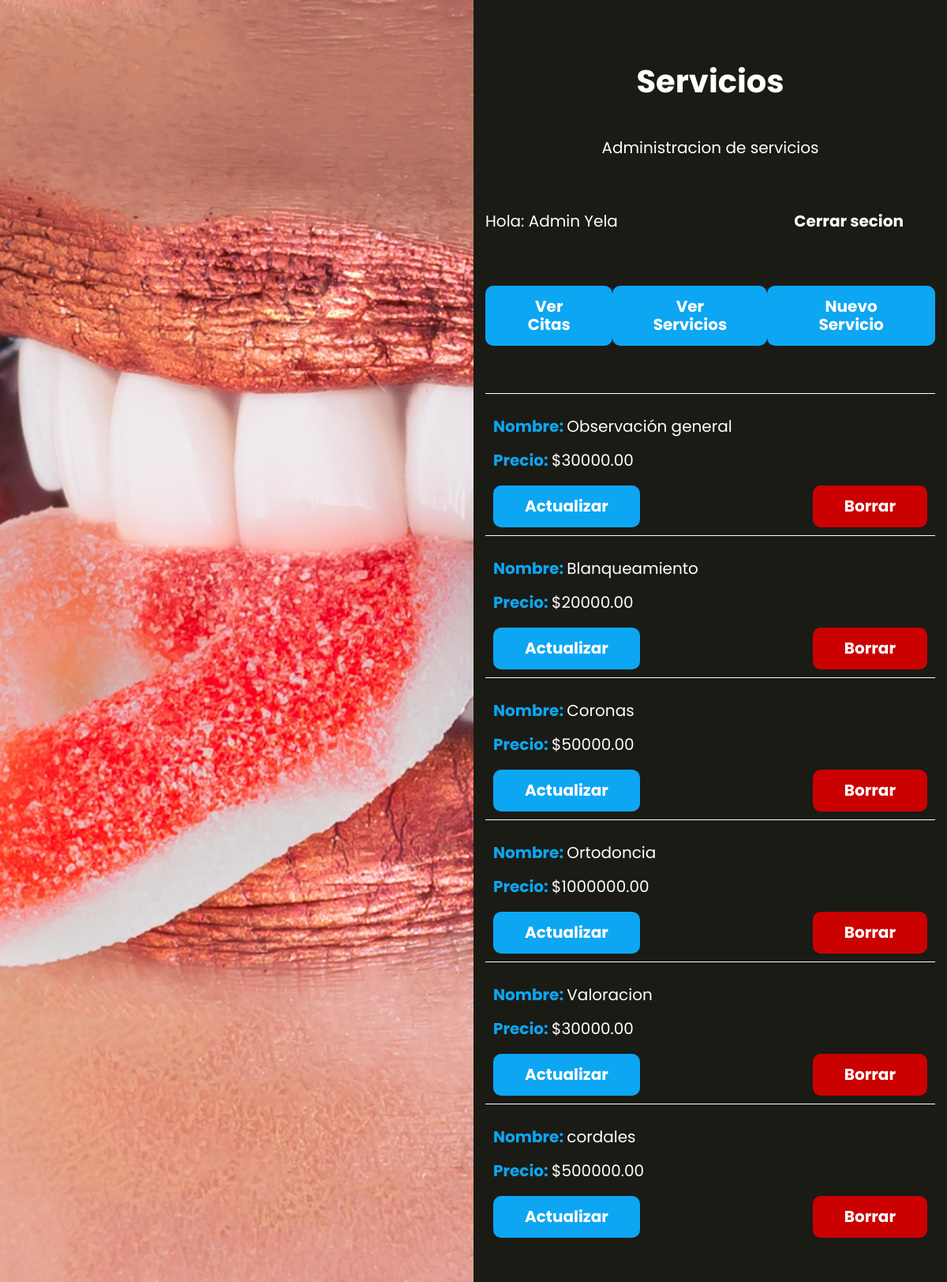
/servicios (signed in), run on the app's committed database.
### tables this page shows
CREATE TABLE `servicios` (
  `id` int NOT NULL AUTO_INCREMENT,
  `nombre` varchar(60) DEFAULT NULL,
  `precio` decimal(10,2) DEFAULT NULL,
  PRIMARY KEY (`id`)
);

### controllers/ServicioController.php (called while the page is built, shortened)
<?php
class ServicioController {
    public static function index(Router $router){
        $servicios = Servicio::all();
        $router->render('servicios/index', [
            'nombre' => $_SESSION['nombre'],
            'servicios' => $servicios
        ]);
    }
}

### public/index.php (called while the page is built, shortened)
<?php
$router = new Router();
$router->get('/', [LoginController::class, 'login']);
$router->post('/', [LoginController::class, 'login']);
$router->get('/logout', [LoginController::class, 'logout']);
$router->get('/olvide', [LoginController::class, 'olvide']);
$router->post('/olvide', [LoginController::class, 'olvide']);
$router->get('/recuperar', [LoginController::class, 'recuperar']);
$router->post('/recuperar', [LoginController::class, 'recuperar']);
$router->get('/crear-cuenta', [LoginController::class, 'crear']);
$router->post('/crear-cuenta', [LoginController::class, 'crear']);
$router->get('/confirmar-cuenta', [LoginController::class, 'confirmar']);
$router->get('/mensaje', [LoginController::class, 'mensaje']);
$router->get('/cita', [CitaController::class, 'index']);
$router->get('/cita/actualizar', [CitaController::class, 'actualizar']);
$router->post('/cita/actualizar', [CitaController::class, 'actualizar']);
$router->get('/admin', [AdminController::class, 'index']);
$router->get('/api/servicios',[APIController::class, 'index']);
$router->get('/api/horas',[APIController::class, 'buscarhora']);
$router->post('/api/citas',[APIController::class, 'guardar']);
$router->post('/api/eliminar',[APIController::class, 'eliminar']);
$router->post('/api/atendido',[APIController::class, 'atendido']);
$router->get('/servicios',[ServicioController::class, 'index']);
$router->get('/servicios/crear',[ServicioController::class, 'crear']);
$router->post('/servicios/crear',[ServicioController::class, 'crear']);
$router->get('/servicios/actualizar',[ServicioController::class, 'actualizar']);
$router->post('/servicios/actualizar',[ServicioController::class, 'actualizar']);
$router->post('/servicios/eliminar',[ServicioController::class, 'eliminar']);
$router->comprobarRutas();

### models/ActiveRecord.php (called while the page is built, shortened)
<?php
class ActiveRecord {
    protected static $db;
    protected static $tabla = '';
    public static function setDB($database) {
        self::$db = $database;
    }
    public static function consultarSQL($query) {
        $resultado = self::$db->query($query);
        $array = [];
        while($registro = $resultado->fetch_assoc()) {
            $array[] = static::crearObjeto($registro);
        }
        return $array;
    }
    protected static function crearObjeto($registro) {
        $objeto = new static;
        foreach($registro as $key => $value ) {
            if(property_exists( $objeto, $key  )) {
                $objeto->$key = $value;
            }
        }
        return $objeto;
    }
    public static function all() {
        $query = "SELECT * FROM " . static::$tabla;
        $resultado = self::consultarSQL($query);
        return $resultado;
    }
}

### views/servicios/index.php (the view, shortened to what this page needs)
<h1 class="nombre-pagina">Servicios</h1>
<p class="descripcion-pagina">Administracion de servicios</p>
<?php
    include_once __DIR__ . '/../templates/barra.php'
?>
<ul class="servicios">
    <?php foreach($servicios as $servicio): ?>
        <li>
            <p>Nombre: <span><?php echo $servicio->nombre; ?></span></p>
            <p>Precio: <span>$<?php echo $servicio->precio; ?></span></p>
            <div class="acciones">
                <a class="boton" href="/servicios/actualizar?id=<?php echo $servicio->id; ?>">Actualizar</a>
                <form action="/servicios/eliminar" method="POST">
                    <input type="submit" value="Borrar" class="boton-eliminar">
                </form>
            </div>
        </li>
    <?php endforeach ?>
</ul>

### views/templates/barra.php
<div class="barra">
    <p>Hola: <?php echo $nombre ?? ''; ?></p>
    <a class="boton" href="/logout">Cerrar secion</a>
</div>
<?php if(isset($_SESSION['admin'])): ?>
    <div class="barra-servicios">
        <a class="boton" href="/admin">Ver Citas</a>
        <a class="boton" href="/servicios">Ver Servicios</a>
        <a class="boton" href="/servicios/crear">Nuevo Servicio</a>
    </div>
<?php endif ?>

### Router.php (shortened to what this page needs)
<?php
class Router
{
    public array $getRoutes = [];
    public array $postRoutes = [];
    public function get($url, $fn)
    {
        $this->getRoutes[$url] = $fn;
    }
    public function post($url, $fn)
    {
        $this->postRoutes[$url] = $fn;
    }
    public function comprobarRutas()
    {
        $currentUrl = $_SERVER['PATH_INFO'] ?? '/';
        $method = $_SERVER['REQUEST_METHOD'];
        if ($method === 'GET') {
            $fn = $this->getRoutes[$currentUrl] ?? null;
        } else {
            $fn = $this->postRoutes[$currentUrl] ?? null;
        }
        if ( $fn ) {
            call_user_func($fn, $this);
        } else {
            echo "Página No Encontrada o Ruta no válida";
        }
    }
    public function render($view, $datos = [])
    {
        include_once __DIR__ . "/views/$view.php";
        $contenido = ob_get_clean();
        if($view == "auth/vista"){
            include_once __DIR__ . '/views/principal.php';
        }else{
            include_once __DIR__ . '/views/layout.php';}
    }
}

### views/layout.php (shortened to what this page needs)
<!DOCTYPE html>
<html lang="en">
<head>
    <link rel="stylesheet" href="/build/css/app.css">
</head>
<body>
    <div class="contenedor-app">
        <div class="imagen I1"></div>
        <div class="app">
        <?php echo $contenido; ?>
        </div>
    </div>
</body>
</html>

### public/build/css/app.css (style rules this page uses)
html { line-height:1.15;-webkit-text-size-adjust:100% }
body { margin:0 }
h1 { font-size:2em;margin:.67em 0 }
a { background-color:transparent }
button,input,optgroup,select,textarea { font-family:inherit;font-size:100%;line-height:1.15;margin:0 }
button,input { overflow:visible }
[type=button],[type=reset],[type=submit],button { -webkit-appearance:button }
html { font-size:62.5%;box-sizing:border-box;height:100% }
body { min-height:100%;display:flex;flex-direction:column;background-color:#1a1b15;color:#fff;font-family:Poppins,sans-serif;font-size:1.6rem }
@media (min-width:768px) { body { height:100% } }
*,:after,:before { box-sizing:inherit }
a { text-decoration:none }
h1,h2,h3 { font-family:Poppins,sans-serif;margin:0 0 2.5rem;font-weight:900;color:#fff;text-align:center }
h1 { font-size:4rem }
p { color:#fff;font-size:2rem }
.nombre-pagina { margin:5rem 0;font-weight:700 }
.descripcion-pagina,.nombre-pagina { text-align:center }
@media (min-width:768px) { .contenedor-app { display:grid;grid-template-columns:repeat(2,1fr);min-height:100vh } }
.contenedor-app .I1 { background-image:url(../img/3.jpg) }
.contenedor-app .imagen { height:20rem;background-size:cover;background-position:50% }
@media (min-width:768px) { .contenedor-app .imagen { height:auto } }
.contenedor-app .app { width:95%;margin:0 auto;padding:3rem 0 }
@media (min-width:768px) { .contenedor-app .app { overflow:scroll } }
.barra { margin:5rem 0 }
@media (min-width:768px) { .barra { display:flex;justify-content:space-between;align-items:center } }
.barra .boton { background-color:#1a1b15;padding:1.5rem 4rem;color:#fff;font-size:2rem;font-weight:400;display:inline-block;font-weight:700;border:none;transition-property:background-color;transition-duration:.3s;text-align:center;display:block;width:100%;margin:0 }
@media (min-width:768px) { .barra .boton { width:auto;border-radius:1rem } }
.barra-servicios { margin-bottom:5rem }
@media (min-width:768px) { .barra-servicios { display:flex;justify-content:space-between } }
.barra-servicios .boton { margin:0 0 1rem }
.citas,.servicios { list-style:none;padding:0 }
.citas li,.servicios li { padding:1rem;border-top:1px solid #fff }
.citas li p,.servicios li p { font-weight:700;color:#0da6f3 }
.citas li .servicio,.citas li span,.servicios li .servicio,.servicios li span { font-weight:400;color:#fff }
.servicios .acciones,.servicios .boton,.servicios .boton-eliminar { margin:0 }
.boton { background-color:#0da6f3;padding:1.5rem 4rem;color:#fff;font-size:2rem;font-weight:400;display:inline-block;font-weight:700;border:none;transition-property:background-color;transition-duration:.3s;text-align:center;display:block;width:100%;margin:5rem 0 }
@media (min-width:768px) { .boton { width:auto;border-radius:1rem } }
.boton-eliminar { background-color:#cb0000;padding:1.5rem 4rem;color:#fff;font-size:2rem;font-weight:400;display:inline-block;font-weight:700;border:none;transition-property:background-color;transition-duration:.3s;text-align:center;display:block;width:100%;margin:5rem 0 }
@media (min-width:768px) { .boton-eliminar { width:auto;border-radius:1rem } }
.acciones { margin-top:5rem }
@media (min-width:768px) { .acciones { display:flex;justify-content:space-between;align-items:center } }
.acciones a { color:#fff;display:block;margin-bottom:2.5rem;text-align:center }

### data on the page
servicios: nombre "Observación general", precio "30000.00"
servicios: nombre "Blanqueamiento", precio "20000.00"
servicios: nombre "Coronas", precio "50000.00"
servicios: nombre "Ortodoncia", precio "1000000.00"
servicios: nombre "Valoracion", precio "30000.00"
servicios: nombre "cordales", precio "500000.00"

### other printed values
$nombre "Admin Yela"
